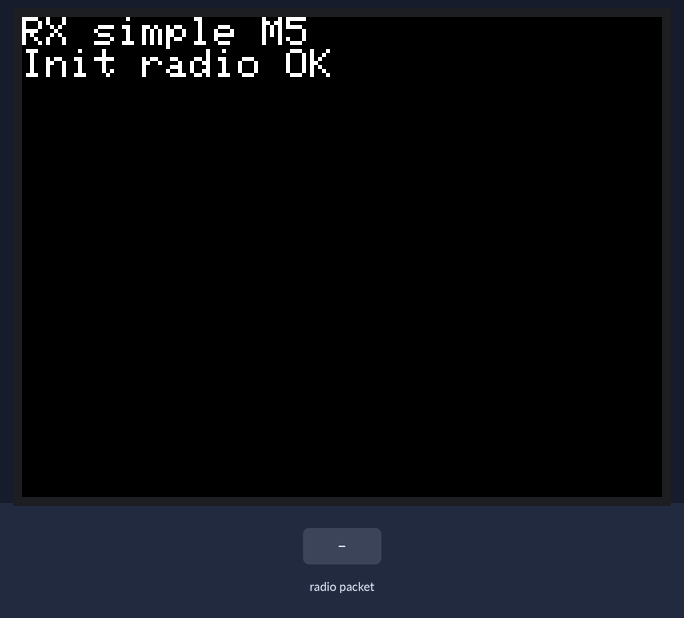
Bench run of a sketch on a simulated ESP32. On the bench: 320×240 colour display. The test bench sets the inputs (shaded band). No radio packets arrive unless stated.

Above: at 1.3 s.
At 5.4 s:
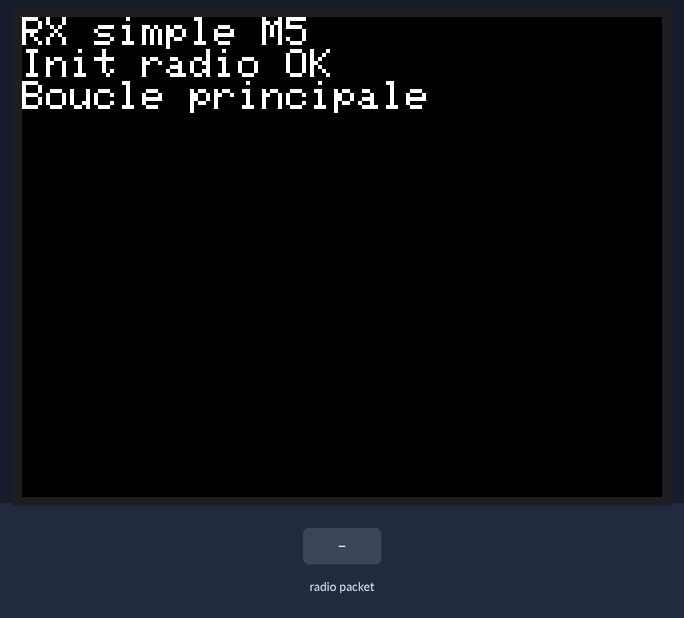
5.5 s: radio packet "1" arrives
At 6.3 s:
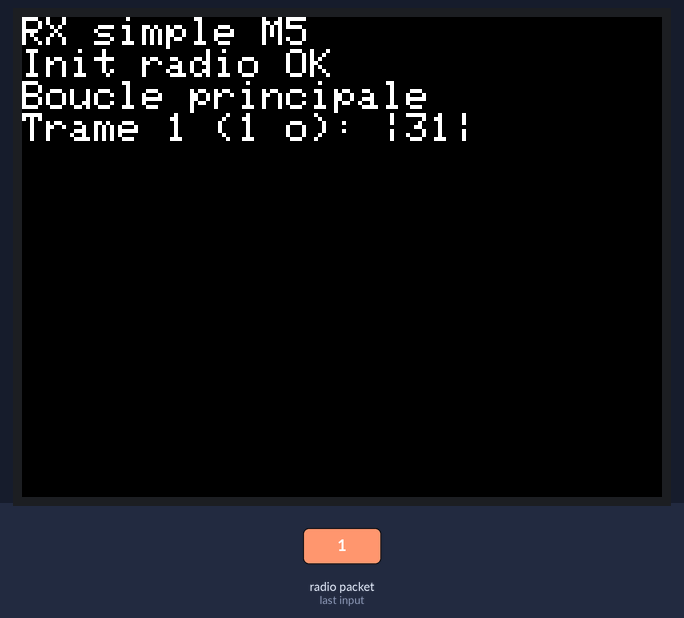
7.0 s: radio packet "0" arrives
At 7.4 s:
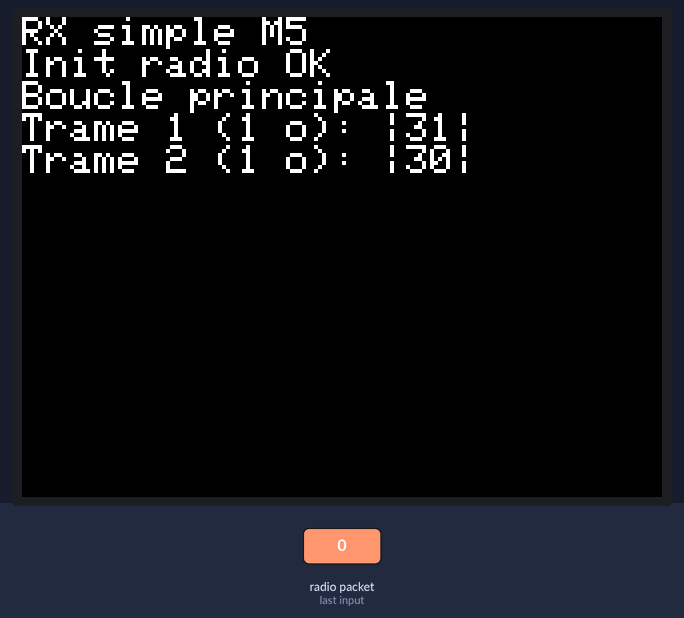
8.5 s: radio packet "2" arrives
At 9.7 s:
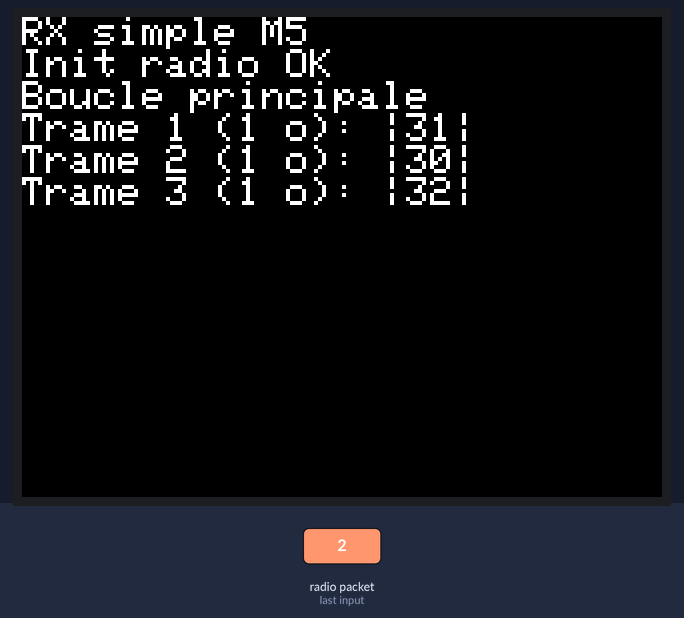
Timing chart, 0 to 11.5 s (numbered marks = the images above; inputs shaded):
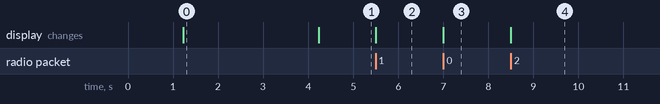

The sketch:

video-4-Test-Prog-2-A.ino
```cpp
#include <SPI.h> // CORRECTION : Inclusion obligatoire du bus SPI
#include <M5Stack.h>
#include <RH_RF95.h>

// CORRECTION : Utilisation de DIO0 (avec un 'O' comme Oscar, et non '0')
#define RFM95_CS 5
#define RFM95_DIO0 36
RH_RF95 rf95(RFM95_CS, RFM95_DIO0);

uint8_t state;
#define ECOUTE 1
#define TEST_RX 2
#define AFFICHAGE 3

uint8_t rxbuf[RH_RF95_MAX_MESSAGE_LEN];
uint8_t rxlen;
int compteurTrames = 0;

void setup() {
  M5.begin();
  M5.Power.begin();
  M5.Lcd.clear(BLACK);
  M5.Lcd.setTextColor(WHITE);
  M5.Lcd.setTextSize(2);
  M5.Lcd.println("RX simple M5");
  delay(1000);

  if (!rf95.init()) {
    M5.Lcd.println("Init radio failed");
  } else {
    M5.Lcd.println("Init radio OK");
  }

  rf95.setModemConfig(RH_RF95::Bw125Cr45Sf128);
  rf95.setFrequency(867.7);

  state = ECOUTE;
  delay(3000);
  M5.Lcd.println("Boucle principale");
}

void loop() {
  switch (state) {
    case ECOUTE:
      rf95.setModeRx();
      state = TEST_RX;
      break;

    case TEST_RX:
      if (rf95.available()) {
        state = AFFICHAGE;
      }
      break;

    case AFFICHAGE:
      rxlen = sizeof(rxbuf);
      if (rf95.recv(rxbuf, &rxlen)) {
        compteurTrames++;
        if (M5.Lcd.getCursorY() > 220) {
          M5.Lcd.fillScreen(BLACK);
          M5.Lcd.setCursor(0, 0);
        }
        M5.Lcd.printf("Trame %d (%d o): |", compteurTrames, rxlen);
        for (int i = 0; i < rxlen; i++) {
          M5.Lcd.printf("%02X|", rxbuf[i]);
        }
        M5.Lcd.println();
      }
      state = ECOUTE;
      break;

    default:
      break;
  }
}
```

Measured:
- after the input at 5.5 s, the display: changes at once (image 2)
- after the input at 7.0 s, the display: changes at once (image 3)
- after the input at 8.5 s, the display: changes at once (image 4)
- what the display in image 0 shows lasts 3.0 s, from 1.2 s to 4.2 s
